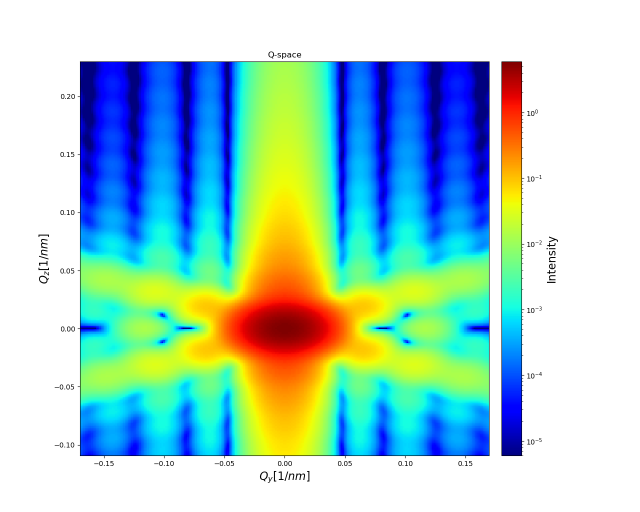
#> input picture kws3/3278_1300_shape/000.png, 1280 x 1024 px, given in place of 000.jpg, which was not available (shown at 1/2 size)
$ python 'For comparison of simulation and real data(3047_SSDD).py'
#> lines starting #> are read from the running program, lines starting #| are printed output that depends on the picture; pictures that were not available may be replaced by others from this repository, and a replacement may not be noted
from PIL import Image, ImageFont, ImageDraw


import time

# [14 lines of commented-out code are left out]


size = 800, 800 #размеры для уменьщения изображения
i=0
while i<120:
    # [11 lines of commented-out code are left out]
    filename12 = ("/home/uliana/Loka/2019/Fitting_3047_SSDD/Prism tilt/3Prism_tilt30_int5+06/{id:03d}.jpg".format(id=i)) #3 silicon prisms, tilt 30
    filename13 = ("/home/uliana/Loka/2019/Fitting_3047_SSDD/Prism tilt/3Prism_tilt60_int5+06/{id:03d}.jpg".format(id=i)) #3 silicon prisms, tilt 60
    filename_real_data = ("/home/uliana/Loka/2019/Fitting_3047_SSDD/Real_Data_3047_SSDD_images_other_name/{id:03d}.jpg" .format(id=i))


    img1 = Image.open(filename_real_data)
#> img1 is the input picture: PIL image 1280x1024 RGBA; mean R, G, B, A 165.9, 207.7, 203.7, 255
    img2 = Image.open(filename12)
    img3 = Image.open(filename13)

    area = (30, 40, 1150, 980)
    img1_cut = img1.crop(area)
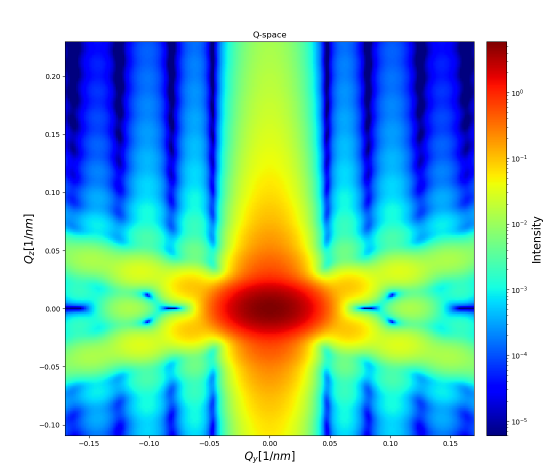
#> img1_cut: PIL image 1120x940 RGBA (shown at 1/2 size); mean R, G, B, A 144, 196.1, 191.1, 255
    img2_cut = img2.crop(area)
    img3_cut = img3.crop(area)

    img1_cut.thumbnail(size)
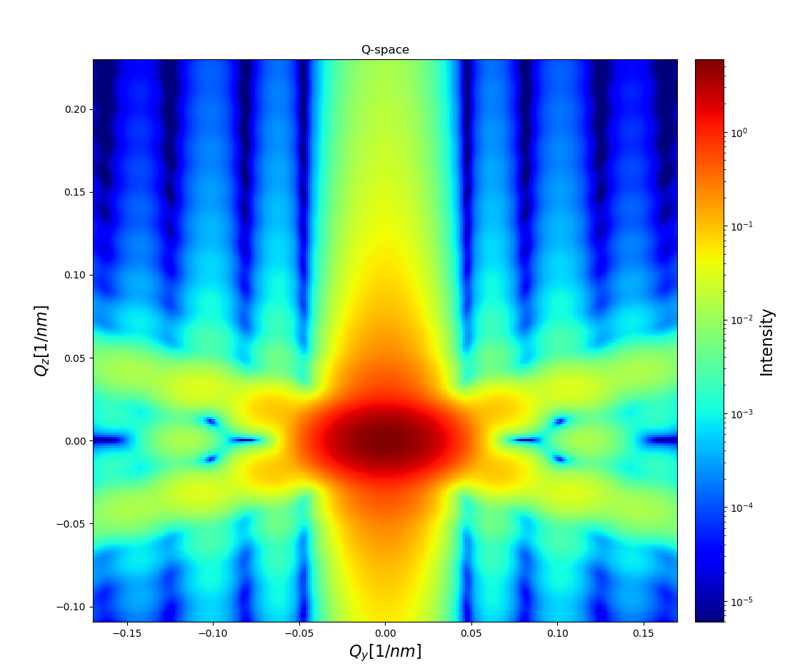
#> img1_cut: PIL image 800x671 RGBA; mean R, G, B, A 144, 196, 191.1, 255
    img2_cut.thumbnail(size)
    img3_cut.thumbnail(size)

    img = Image.new('RGB', (800*3, 700))
#> img: PIL image 2400x700 RGB; every value is 0
    img.paste(img1_cut, (0, 0))
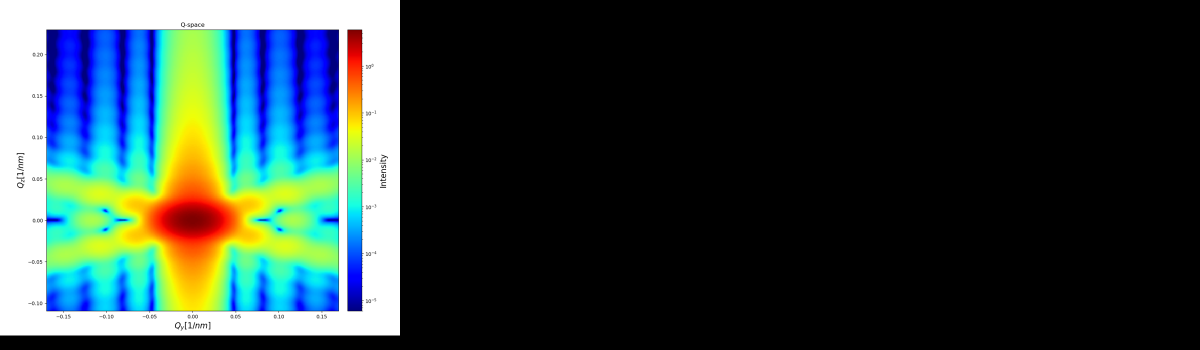
#> img: PIL image 2400x700 RGB (shown at 1/2 size); mean R, G, B 46, 62.6, 61
    img.paste(img2_cut, (800, 0))
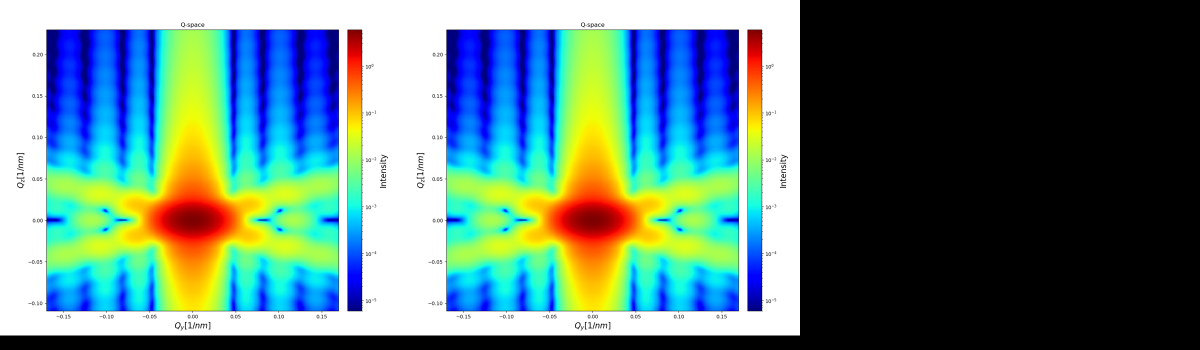
#> img: PIL image 2400x700 RGB (shown at 1/2 size); mean R, G, B 92, 125.3, 122.1
    img.paste(img3_cut, (800*2, 0))
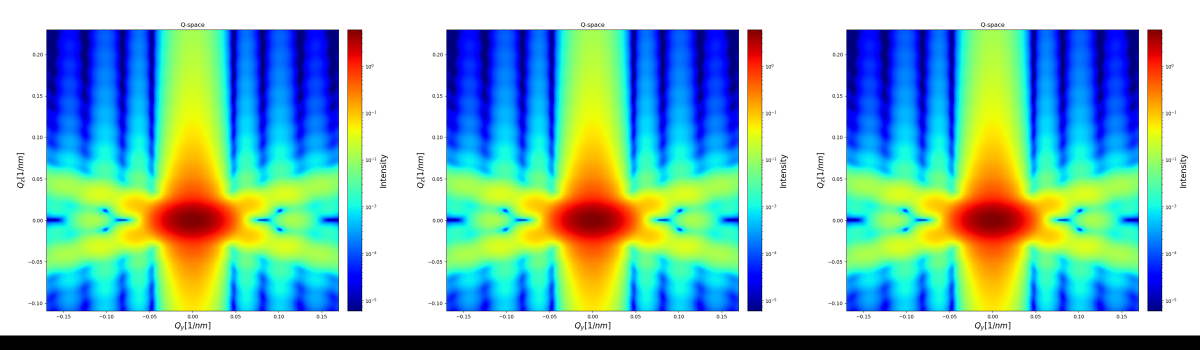
#> img: PIL image 2400x700 RGB (shown at 1/2 size); mean R, G, B 138, 187.9, 183.1
    draw = ImageDraw.Draw(img)
    draw.text(xy=(1200, 20), text = 'Rotation (deg) {id:03d}'.format(id=i), fill=(0, 0, 0))

    img.show()
#> (the run stopped early here; a loop or call above may not have finished)
